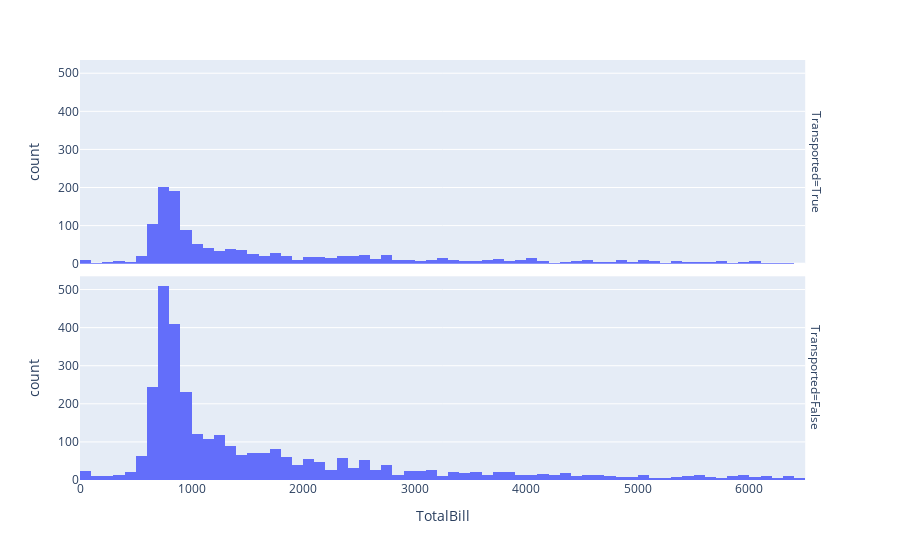

Notebook source saved alongside this figure:
### Code cell
px.histogram(data_frame= df_in_use.query("TotalBill > TotalBill.quantile(0.05) and TotalBill < TotalBill.quantile(0.95)"), x = 'TotalBill', facet_row= 'Transported')

### Figure 1 — Plotly figure (JSON) as saved in the notebook; plotly's stock layout.template omitted (floating-point values rounded to 4 significant figures; data arrays with more than 128 entries replaced by an {"elided": "..."} marker saying what was removed)
{"data": [{"alignmentgroup": "True", "bingroup": "x", "hovertemplate": "Transported=True<br>TotalBill=%{x}<br>count=%{y}<extra></extra>", "legendgroup": "", "marker": {"color": "#636efa", "pattern": {"shape": ""}}, "name": "", "offsetgroup": "", "orientation": "v", "showlegend": false, "type": "histogram", "x": {"elided": "1336 int values"}, "xaxis": "x2", "yaxis": "y2"}, {"alignmentgroup": "True", "bingroup": "x", "hovertemplate": "Transported=False<br>TotalBill=%{x}<br>count=%{y}<extra></extra>", "legendgroup": "", "marker": {"color": "#636efa", "pattern": {"shape": ""}}, "name": "", "offsetgroup": "", "orientation": "v", "showlegend": false, "type": "histogram", "x": {"elided": "3161 int values"}, "xaxis": "x", "yaxis": "y"}], "layout": {"annotations": [{"font": {}, "showarrow": false, "text": "Transported=False", "textangle": 90, "x": 0.98, "xanchor": "left", "xref": "paper", "y": 0.2425, "yanchor": "middle", "yref": "paper"}, {"font": {}, "showarrow": false, "text": "Transported=True", "textangle": 90, "x": 0.98, "xanchor": "left", "xref": "paper", "y": 0.7575, "yanchor": "middle", "yref": "paper"}], "barmode": "relative", "legend": {"tracegroupgap": 0}, "margin": {"t": 60}, "xaxis": {"anchor": "y", "domain": [0, 0.98], "title": {"text": "TotalBill"}}, "xaxis2": {"anchor": "y2", "domain": [0, 0.98], "matches": "x", "showticklabels": false}, "yaxis": {"anchor": "x", "domain": [0, 0.485], "title": {"text": "count"}}, "yaxis2": {"anchor": "x2", "domain": [0.515, 1], "matches": "y", "title": {"text": "count"}}}}
